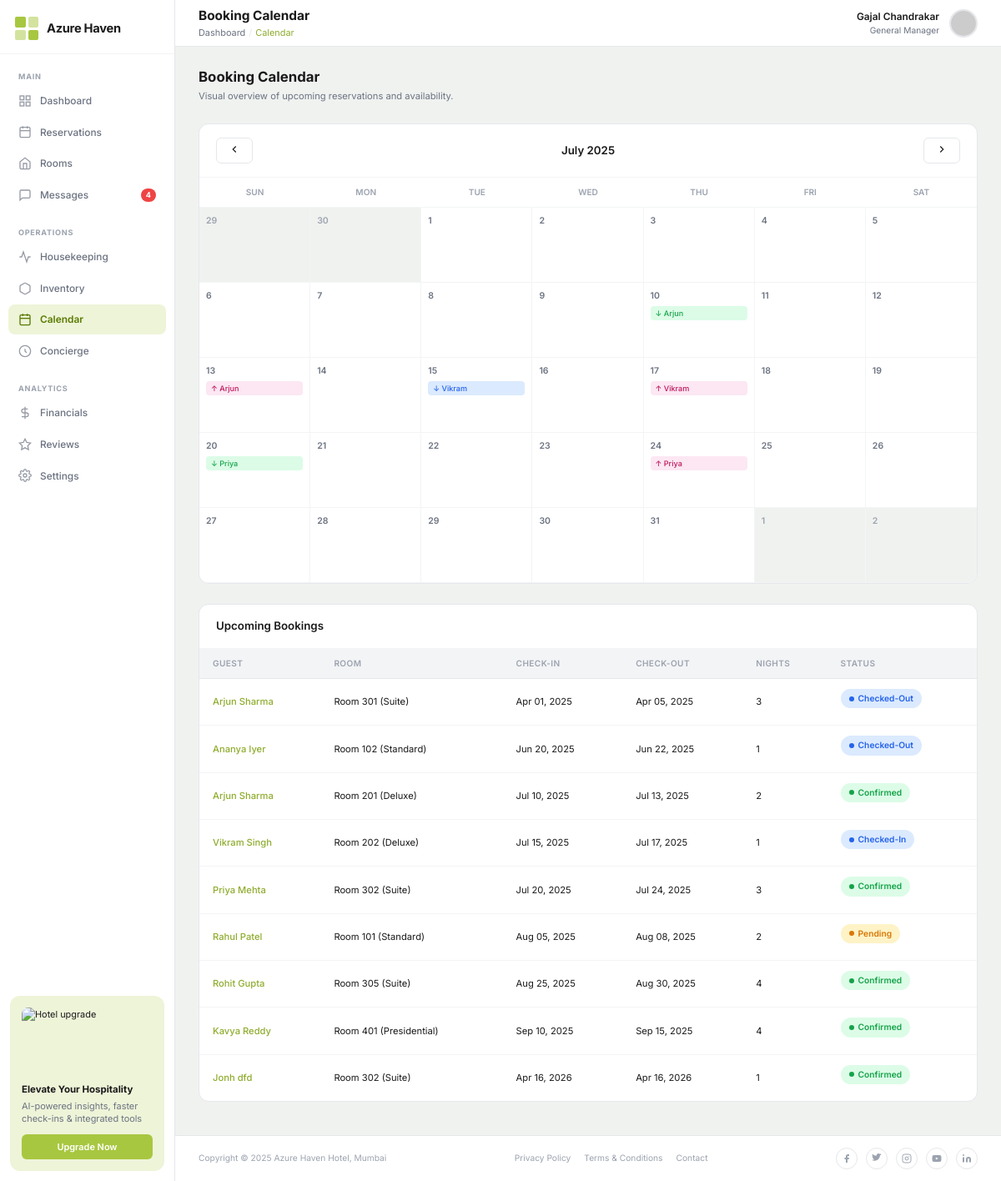
Screenshot of /calendar/ with the database file from the repository.
### hotel/models.py (models this page shows, shortened)
class Booking(models.Model):
    STATUS_CHOICES = [
        ('Pending', 'Pending'),
        ('Confirmed', 'Confirmed'),
        ('Checked-In', 'Checked-In'),
        ('Checked-Out', 'Checked-Out'),
        ('Cancelled', 'Cancelled'),
    ]
    booking_id = models.CharField(max_length=20, unique=True)
    guest = models.ForeignKey(Guest, on_delete=models.CASCADE, related_name='bookings')
    room = models.ForeignKey(Room, on_delete=models.SET_NULL, null=True, related_name='bookings')
    check_in = models.DateTimeField()
    check_out = models.DateTimeField()
    num_adults = models.PositiveIntegerField(default=1)
    num_children = models.PositiveIntegerField(default=0)
    special_requests = models.TextField(blank=True)
    status = models.CharField(max_length=20, choices=STATUS_CHOICES, default='Pending')
    complimentary_breakfast = models.BooleanField(default=False)
    free_wifi = models.BooleanField(default=False)
    gym_pool_access = models.BooleanField(default=False)
    transportation = models.CharField(max_length=100, blank=True)
    extras_amount = models.DecimalField(max_digits=8, decimal_places=2, default=0)
    vat_percent = models.DecimalField(max_digits=5, decimal_places=2, default=8)
    city_tax = models.DecimalField(max_digits=8, decimal_places=2, default=49.50)
    billing_notes = models.TextField(blank=True)
    is_paid = models.BooleanField(default=False)
    created_at = models.DateTimeField(auto_now_add=True)
    @property
    def num_nights(self):
        delta = self.check_out - self.check_in
        return max(delta.days, 1)

class Guest(models.Model):
    GENDER_CHOICES = [('Male', 'Male'), ('Female', 'Female'), ('Other', 'Other')]
    LOYALTY_TIERS = [
        ('None', 'None'),
        ('Silver', 'Silver'),
        ('Gold', 'Gold'),
        ('Platinum', 'Platinum'),
        ('Elite', 'Elite'),
    ]
    guest_id = models.CharField(max_length=20, unique=True)
    first_name = models.CharField(max_length=100)
    last_name = models.CharField(max_length=100)
    email = models.EmailField(unique=True)
    phone = models.CharField(max_length=20)
    date_of_birth = models.DateField(null=True, blank=True)
    gender = models.CharField(max_length=10, choices=GENDER_CHOICES, blank=True)
    nationality = models.CharField(max_length=50, blank=True)
    passport_number = models.CharField(max_length=20, blank=True)
    loyalty_status = models.CharField(max_length=20, choices=LOYALTY_TIERS, default='None')
    loyalty_tier = models.CharField(max_length=20, blank=True)
    points_balance = models.PositiveIntegerField(default=0)
    avatar = models.ImageField(upload_to='avatars/', blank=True, null=True)
    created_at = models.DateTimeField(auto_now_add=True)
    @property
    def full_name(self):
        return f"{self.first_name} {self.last_name}"

class Room(models.Model):
    ROOM_TYPES = [
        ('Standard', 'Standard'),
        ('Deluxe', 'Deluxe'),
        ('Suite', 'Suite'),
        ('Presidential', 'Presidential'),
    ]
    BED_TYPES = [
        ('Single Bed', 'Single Bed'),
        ('Double Bed', 'Double Bed'),
        ('King Bed', 'King Bed'),
        ('Queen Bed', 'Queen Bed'),
        ('Twin Beds', 'Twin Beds'),
    ]
    room_number = models.CharField(max_length=10, unique=True)
    room_type = models.CharField(max_length=20, choices=ROOM_TYPES, default='Standard')
    price_per_night = models.DecimalField(max_digits=8, decimal_places=2)
    size_sqm = models.PositiveIntegerField(default=30)
    bed_type = models.CharField(max_length=20, choices=BED_TYPES, default='King Bed')
    max_guests = models.PositiveIntegerField(default=2)
    amenities = models.TextField(blank=True, help_text="Comma-separated list of amenities")
    image = models.ImageField(upload_to='rooms/', blank=True, null=True)
    is_available = models.BooleanField(default=True)

### hotel/views.py (the view)
# urls.py: path('calendar/', views.calendar_view, name='calendar'),
def calendar_view(request):
    bookings = Booking.objects.select_related('guest', 'room').order_by('check_in')
    return render(request, 'hotel/calendar.html', {'bookings': bookings})

### hotel/templates/hotel/calendar.html (shortened to what this page needs)
{% extends "hotel/base.html" %}
{% block topnav %}
<header class="topnav">
  <div class="topnav-title-wrap">
    <h1 class="topnav-title">Booking Calendar</h1>
    <div class="topnav-breadcrumb">
      <a href="{% url 'dashboard' %}">Dashboard</a>
      <span class="topnav-breadcrumb-sep">/</span>
      <span style="color:var(--accent-hover);">Calendar</span>
    </div>
  </div>
  <div class="topnav-user">
    <div class="topnav-user-info">
      <div class="topnav-user-name">Gajal Chandrakar</div>
      <div class="topnav-user-role">General Manager</div>
    </div>
    <img class="topnav-avatar" src="https://ui-avatars.com/api/?name=Gajal+Chandrakar&background=a8c740&color=fff" alt="Admin" />
  </div>
</header>
{% endblock %}
{% block content %}
<div class="page-header">
  <div>
    <h2 class="page-heading">Booking Calendar</h2>
    <p class="page-subheading">Visual overview of upcoming reservations and availability.</p>
  </div>
</div>
<div class="calendar-wrap">
  <div class="calendar-header">
    <button class="btn btn-outline" style="padding:6px 14px;" onclick="changeMonth(-1)">
      <svg width="14" height="14" viewBox="0 0 24 24" fill="none" stroke="currentColor" stroke-width="2"><polyline points="15 18 9 12 15 6"/></svg>
    </button>
    <span class="calendar-title" id="cal-month-title">July 2025</span>
    <button class="btn btn-outline" style="padding:6px 14px;" onclick="changeMonth(1)">
      <svg width="14" height="14" viewBox="0 0 24 24" fill="none" stroke="currentColor" stroke-width="2"><polyline points="9 18 15 12 9 6"/></svg>
    </button>
  </div>
  <div class="calendar-grid" id="cal-grid">
    <div class="calendar-day-header">Sun</div>
    <div class="calendar-day-header">Mon</div>
    <div class="calendar-day-header">Tue</div>
    <div class="calendar-day-header">Wed</div>
    <div class="calendar-day-header">Thu</div>
    <div class="calendar-day-header">Fri</div>
    <div class="calendar-day-header">Sat</div>
  </div>
</div>
<div class="history-section" style="margin-top:24px;">
  <div class="history-header">
    <h2 class="history-title">Upcoming Bookings</h2>
  </div>
  <table class="history-table">
    <thead>
      <tr>
        <th>Guest</th>
        <th>Room</th>
        <th>Check-In</th>
        <th>Check-Out</th>
        <th>Nights</th>
        <th>Status</th>
      </tr>
    </thead>
    <tbody>
      {% for booking in bookings %}
      <tr>
        <td>
          <a href="{% url 'guest_profile' booking.guest.pk %}" style="color:var(--accent-hover);font-weight:500;">{{ booking.guest.full_name }}</a>
        </td>
        <td>{% if booking.room %}Room {{ booking.room.room_number }} ({{ booking.room.room_type }}){% else %}—{% endif %}</td>
        <td class="table-date">{{ booking.check_in|date:"M d, Y" }}</td>
        <td class="table-date">{{ booking.check_out|date:"M d, Y" }}</td>
        <td>{{ booking.num_nights }}</td>
        <td>
          <span class="booking-status-badge {% if booking.status == 'Confirmed' %}confirmed{% elif booking.status == 'Pending' %}pending{% elif booking.status == 'Cancelled' %}cancelled{% else %}checkedin{% endif %}">
            <span class="dot"></span>{{ booking.status }}
          </span>
        </td>
      </tr>
      {% empty %}
      <tr><td colspan="6" style="text-align:center;padding:40px;color:var(--text-muted);">No bookings scheduled.</td></tr>
      {% endfor %}
    </tbody>
  </table>
</div>
{% endblock %}

### static/css/main.css (style rules this page uses)
:root { --bg: #f0f2f0; --sidebar-bg: #ffffff; --card-bg: #ffffff; --accent: #a8c740; --accent-hover: #8fac2e; --accent-light: #eef4d8; --text-primary: #1a1a1a; --text-secondary: #6b7280; --text-muted: #9ca3af; --border: #e5e7eb; --border-light: #f3f4f6; --shadow-sm: 0 1px 3px rgba(0,0,0,.06), 0 1px 2px rgba(0,0,0,.04); --shadow: 0 4px 16px rgba(0,0,0,.08); --shadow-lg: 0 8px 32px rgba(0,0,0,.12); --radius: 12px; --radius-sm: 8px; --radius-xs: 6px; --sidebar-w: 210px; --nav-h: 56px; --confirmed: #22c55e; --pending: #f59e0b; --cancelled: #ef4444; --checkedin: #3b82f6; }
*, *::before, *::after { box-sizing: border-box; margin: 0; padding: 0; }
html { font-size: 14px; }
body { font-family: 'Inter', system-ui, sans-serif; background: var(--bg); color: var(--text-primary); line-height: 1.5; min-height: 100vh; }
a { text-decoration: none; color: inherit; }
img { max-width: 100%; display: block; }
button { cursor: pointer; border: none; background: none; font-family: inherit; }
.topnav { height: var(--nav-h); background: var(--card-bg); border-bottom: 1px solid var(--border); display: flex; align-items: center; padding: 0 28px; gap: 16px; position: sticky; top: 0; z-index: 90; }
.topnav-title { font-size: 1.1rem; font-weight: 700; flex: 1; }
.topnav-breadcrumb { font-size: .78rem; color: var(--text-secondary); display: flex; align-items: center; gap: 4px; flex: 1; margin-top: 1px; }
.topnav-breadcrumb a { color: var(--text-secondary); }
.topnav-breadcrumb-sep { color: var(--border); }
.topnav-title-wrap { flex: 1; }
.topnav-user { display: flex; align-items: center; gap: 12px; }
.topnav-user-info { text-align: right; }
.topnav-user-name { font-weight: 600; font-size: .85rem; }
.topnav-user-role { font-size: .73rem; color: var(--text-secondary); }
.topnav-avatar { width: 34px; height: 34px; border-radius: 50%; object-fit: cover; background: var(--border-light); border: 2px solid var(--border); }
.booking-status-badge { display: inline-flex; align-items: center; gap: 5px; font-size: .73rem; font-weight: 600; padding: 4px 10px; border-radius: 20px; margin-bottom: 8px; }
.booking-status-badge.confirmed { background: #dcfce7; color: #16a34a; }
.booking-status-badge.pending { background: #fef3c7; color: #d97706; }
.booking-status-badge.checkedin { background: #dbeafe; color: #2563eb; }
.booking-status-badge .dot { width: 6px; height: 6px; border-radius: 50%; background: currentColor; }
.btn { padding: 7px 18px; border-radius: var(--radius-xs); font-size: .82rem; font-weight: 600; transition: all .15s; }
.btn-outline { border: 1.5px solid var(--border); color: var(--text-primary); background: transparent; }
.history-section { background: var(--card-bg); border-radius: var(--radius); border: 1px solid var(--border); overflow: hidden; }
.history-header { display: flex; align-items: center; justify-content: space-between; padding: 16px 20px; border-bottom: 1px solid var(--border-light); gap: 16px; }
.history-title { font-weight: 600; font-size: .95rem; }
.history-table { width: 100%; border-collapse: collapse; }
.history-table th { text-align: left; font-size: .72rem; font-weight: 600; color: var(--text-muted); text-transform: uppercase; letter-spacing: .04em; padding: 10px 16px; background: var(--border-light); border-bottom: 1px solid var(--border); }
.history-table td { padding: 12px 16px; border-bottom: 1px solid var(--border-light); font-size: .8rem; vertical-align: middle; }
.history-table tr:last-child td { border-bottom: none; }
.table-date { font-size: .78rem; }
.calendar-wrap { background: var(--card-bg); border: 1px solid var(--border); border-radius: var(--radius); overflow: hidden; }
.calendar-header { display: flex; align-items: center; justify-content: space-between; padding: 16px 20px; border-bottom: 1px solid var(--border-light); }
.calendar-title { font-weight: 600; font-size: .95rem; }
.calendar-grid { display: grid; grid-template-columns: repeat(7, 1fr); }
.calendar-day-header { padding: 10px; text-align: center; font-size: .72rem; font-weight: 600; color: var(--text-muted); text-transform: uppercase; border-bottom: 1px solid var(--border-light); }
.page-header { display: flex; align-items: center; justify-content: space-between; margin-bottom: 24px; }
.page-heading { font-size: 1.2rem; font-weight: 700; }
.page-subheading { font-size: .8rem; color: var(--text-secondary); margin-top: 2px; }

### rows the page displays
Booking: guest.full_name "Arjun Sharma", room.room_number "301", room.room_type "Suite", check_in "Apr 01, 2025", check_out "Apr 05, 2025", num_nights "3", status "Checked-Out"
Booking: guest.full_name "Ananya Iyer", room.room_number "102", room.room_type "Standard", check_in "Jun 20, 2025", check_out "Jun 22, 2025", num_nights "1", status "Checked-Out"
Booking: guest.full_name "Arjun Sharma", room.room_number "201", room.room_type "Deluxe", check_in "Jul 10, 2025", check_out "Jul 13, 2025", num_nights "2", status "Confirmed"
Booking: guest.full_name "Vikram Singh", room.room_number "202", room.room_type "Deluxe", check_in "Jul 15, 2025", check_out "Jul 17, 2025", num_nights "1", status "Checked-In"
Booking: guest.full_name "Priya Mehta", room.room_number "302", room.room_type "Suite", check_in "Jul 20, 2025", check_out "Jul 24, 2025", num_nights "3", status "Confirmed"
Booking: guest.full_name "Rahul Patel", room.room_number "101", room.room_type "Standard", check_in "Aug 05, 2025", check_out "Aug 08, 2025", num_nights "2", status "Pending"
Booking: guest.full_name "Rohit Gupta", room.room_number "305", room.room_type "Suite", check_in "Aug 25, 2025", check_out "Aug 30, 2025", num_nights "4", status "Confirmed"
Booking: guest.full_name "Kavya Reddy", room.room_number "401", room.room_type "Presidential", check_in "Sep 10, 2025", check_out "Sep 15, 2025", num_nights "4", status "Confirmed"
Booking: guest.full_name "Jonh dfd", room.room_number "302", room.room_type "Suite", check_in "Apr 16, 2026", check_out "Apr 16, 2026", num_nights "1", status "Confirmed"
